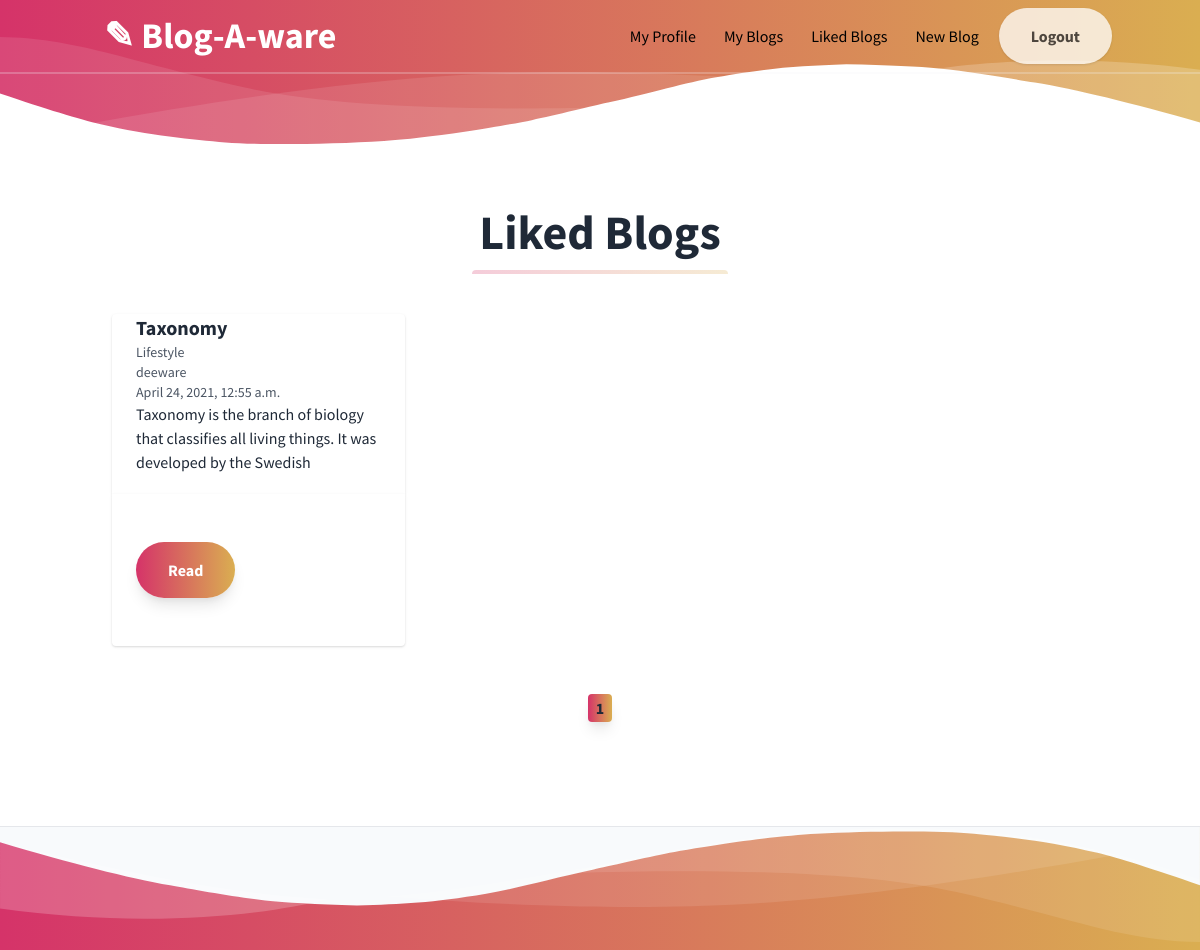
/likedblogs/ (signed in), run on the app's committed database.
### BlogApp/models.py (models this page shows, shortened)
class Blog(models.Model):
	user = models.ForeignKey(User,on_delete=models.CASCADE)
	dateCreated = models.DateTimeField(auto_now_add=True)
	CATEGORY = (
			('Technology', 'Technology'),
			('Fashion', 'Fashion'),
			('Nature','Nature'),
			('Food','Food'),
			('Travel','Travel'),
			('Music','Music'),
			('Lifestyle','Lifestyle'),
			('Fitness','Fitness'),
			('DIY','DIY'),
			('Sports','Sports'),
			('Finance','Finance'),
			('Political','Political'),
			('Parenting','Parenting'),
			('Business','Business'),
			('Personal','Personal'),
			('Movie','Movie'),
			('Automobile','Automobile'),
			('News','News'),
			('Pet','Pet'),
			('Gaming','Gaming'),
			('Other','Other')
			)
	title = models.CharField(max_length=100)
	category = models.CharField(max_length=50,choices = CATEGORY)
	description = models.CharField(max_length = 100,null=True)
	content = RichTextField()
	references = models.CharField(max_length=500,blank=True,null=True)
	likes = models.ManyToManyField(User, related_name='blogpost_like')
	image = fields.ImageField(default='default/Other.jpg',null=True,blank=True,upload_to='blogImage/')
	class Meta:
		db_table = "Blog"

### BlogApp/views.py (the view)
# urls.py: path('likedblogs/',likedBlogs,name='likedblogs'),
@login_required(login_url='login')
def likedBlogs(request):
	obj = Blog.objects.filter(likes= request.user).order_by('dateCreated').reverse()
	p = Paginator(obj,6)
	pList = list(range(1,p.num_pages+1))
	page_num = request.GET.get('page',1)
	try:
		page = p.page(page_num)
	except EmptyPage:
		page = p.page(1)
	context = {'Blogs':page,'Pages':pList}
	return render(request,'likedblogs.html',context)

### BlogApp/templates/likedblogs.html (shortened to what this page needs)
{% extends 'group.html' %}
{% block content %}
<section class="bg-white border-b py-8">
      <div class="container mx-auto flex flex-wrap pt-4 pb-12">
        <h1 class="w-full my-2 text-5xl font-bold leading-tight text-center text-gray-800">
          Liked Blogs
        </h1>
        <div class="w-full mb-4">
          <div class="h-1 mx-auto gradient w-64 opacity-25 my-0 py-0 rounded-t"></div>
        </div>
        {% for blog in Blogs %}
        <div class="w-full md:w-1/3 p-6 flex flex-col  flex-shrink">
          <div class="flex-1 bg-white rounded-t rounded-b-none overflow-hidden shadow">
            <a href="#" class="flex flex-wrap no-underline hover:no-underline">
              <div class="w-full font-bold text-xl text-gray-800 px-6">
                {{blog.title}}
              </div>
              <p class="w-full text-gray-600 text-xs md:text-sm px-6">
                {{blog.category}}<br>{{blog.user}}<br> {{blog.dateCreated}}
              </p>
              <p class="text-gray-800 text-base px-6 mb-5">
                {{blog.description}}
              </p>
            </a>
          </div>
          <div class="flex-none mt-auto bg-white rounded-b rounded-t-none overflow-hidden shadow p-6">
            <div class="flex items-center justify-start">
              <a href="{% url 'read' blog.id %}">
              <button class="mx-auto lg:mx-0 hover:underline gradient text-white font-bold rounded-full my-6 py-4 px-8 shadow-lg focus:outline-none focus:shadow-outline transform transition hover:scale-105 duration-300 ease-in-out">
                Read
              </button></a>
            </div>
          </div>
        </div>
        {% endfor %}
        <div class=" w-full font-bold leading-tight text-center">
          {% for page in Pages %}
          {% ifequal page Blogs.number %}
          <a href="{% url 'likedblogs' %}?page={{page}}">
          <button class="text-gray-800 lg:mx-0    font-bold rounded my-6  px-2 py-1 shadow-lg focus:outline-none focus:shadow-outline transform transition hover:scale-105 duration-300 ease-in-out gradient">
            {{page}}
        </button></a>
        {% else %}
          <a href="{% url 'likedblogs' %}?page={{page}}">
          <button class="text-gray-800 lg:mx-0    font-bold rounded my-6  px-2 py-1 shadow-lg focus:outline-none focus:shadow-outline transform transition hover:scale-105 duration-300 ease-in-out ">
            {{page}}
        {% endifequal %}
          {% endfor %}
        </div>
      </div>
    </section>
   {% endblock %}

### static/css/styles.css (style rules this page uses)
html, body { margin: 0; padding: 0; }

### BlogApp/templates/group.html (style rules this page uses)
.gradient { background: linear-gradient(90deg, #d53369 0%, #daae51 100%); }

### BlogApp/templates/messages.html (style rules this page uses)
.gradient { background: linear-gradient(90deg, #d53369 0%, #daae51 100%); }

### data on the page
Blog: title "Taxonomy", category "Lifestyle", user "deeware", dateCreated "April 24, 2021, 12:55 a.m.", description "Taxonomy is the branch of biology that classifies all living things. It was developed by the Swedish"

### other printed values
{{ page }} "1"
